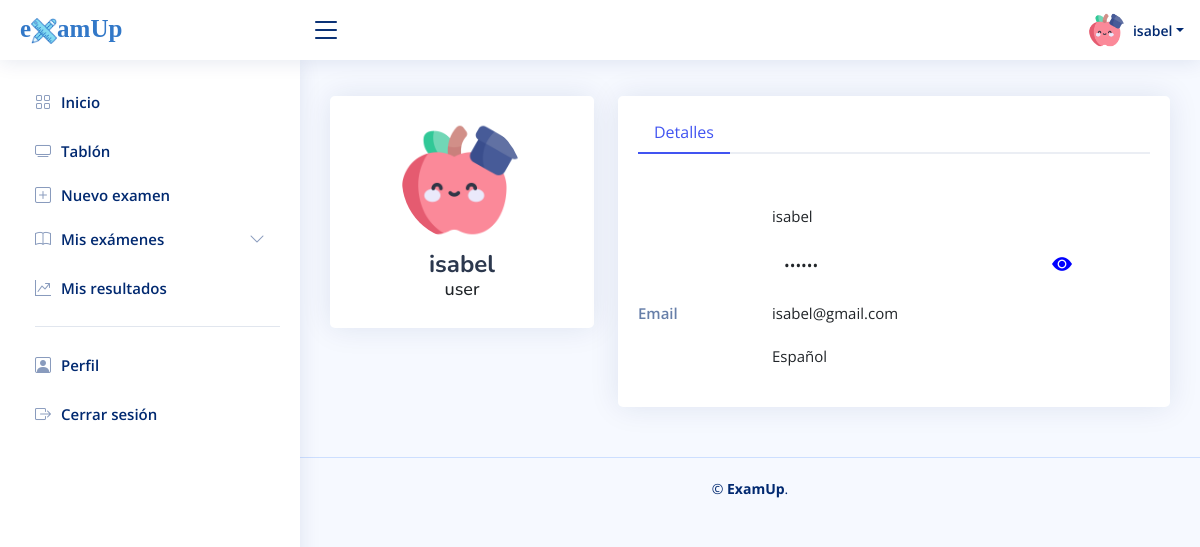
The app's page /app/main.php?profile (signed in), older data.
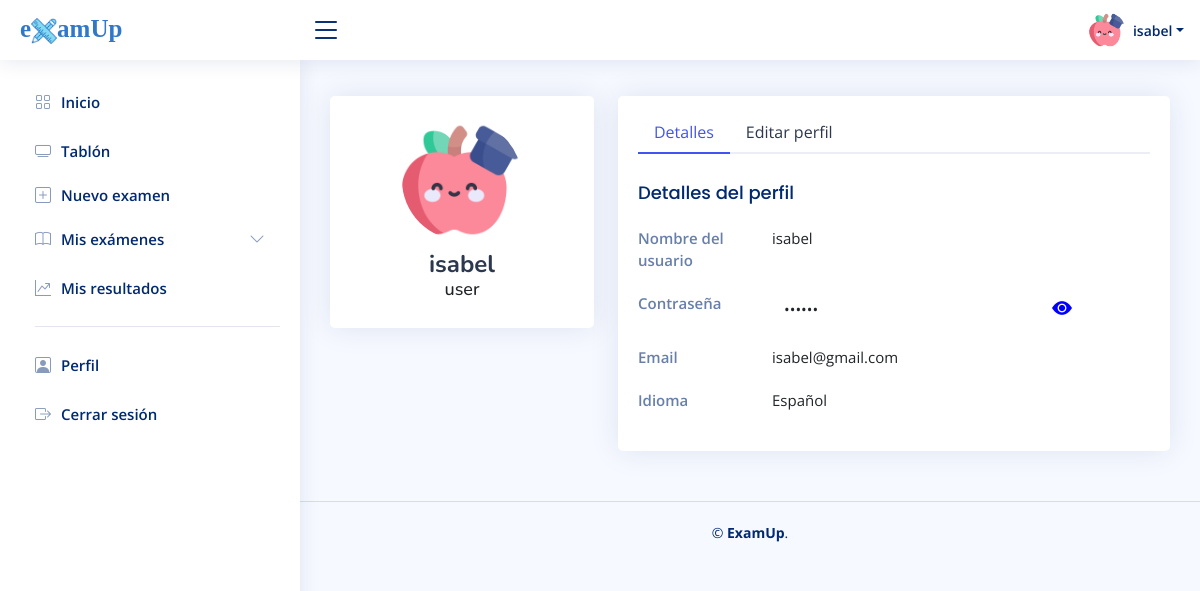
The same page, newer data.
### tables this page shows
CREATE TABLE `translations` (
  `id_translation` int(255) NOT NULL,
  `component_name` varchar(255) NOT NULL,
  `es_ES` text NOT NULL,
  `en_EN` text NOT NULL
);

CREATE TABLE `rols` (
  `id_rol` int(255) NOT NULL,
  `rol_name` varchar(255) NOT NULL,
  `rol_key` int(255) NOT NULL
);

CREATE TABLE `users` (
  `id_user` int(255) NOT NULL,
  `gid_user` varchar(255) NOT NULL,
  `user_name` varchar(255) NOT NULL,
  `email` varchar(255) NOT NULL,
  `password` varchar(255) NOT NULL,
  `rol_key` int(255) NOT NULL,
  `lang_key` int(255) NOT NULL
);

CREATE TABLE `languages` (
  `id_language` int(255) NOT NULL,
  `code_name` varchar(255) NOT NULL,
  `description` varchar(255) NOT NULL,
  `lang_key` int(255) NOT NULL,
  `img` text NOT NULL
);

### app/main.php (the view, shortened to what this page needs)
<?php
    include "../conection/config.php";
    $consultaTrans = "SELECT * FROM translations";
    $resultadoTrans = $conection->query($consultaTrans);
?>
<!DOCTYPE html>
<html lang="en">
<head>
  <link href="assets/vendor/bootstrap/css/bootstrap.min.css" rel="stylesheet">
  <link href="assets/vendor/bootstrap-icons/bootstrap-icons.css" rel="stylesheet">
  <link href="assets/vendor/boxicons/css/boxicons.min.css" rel="stylesheet">
  <link href="assets/vendor/quill/quill.snow.css" rel="stylesheet">
  <link href="assets/vendor/quill/quill.bubble.css" rel="stylesheet">
  <link href="assets/vendor/remixicon/remixicon.css" rel="stylesheet">
  <link href="assets/vendor/simple-datatables/style.css" rel="stylesheet">
  <link href="assets/css/style.css" rel="stylesheet">
    <link rel="stylesheet" href="//code.jquery.com/ui/1.12.1/themes/base/jquery-ui.css">
</head>
<body>
  <header id="header" class="header fixed-top d-flex align-items-center">
    <div class="d-flex align-items-center justify-content-between">
      <a href="main.php" class="logo d-flex align-items-center">
        <span style="font-family:matisan; font-size:25px; color:#3278c8">e<img src="assets/img/logotipo2.png" style="width:20; height:20;margin:0px">amUp</span>
      </a>
      <i class="bi bi-list toggle-sidebar-btn"></i>
    </div>
    <nav class="header-nav ms-auto">
      <ul class="d-flex align-items-center">
        <li class="nav-item dropdown pe-3">
          <a class="nav-link nav-profile d-flex align-items-center pe-0" href="#" data-bs-toggle="dropdown">
            <img src="assets/img/profile2.png" alt="Profile" class="rounded-circle">
            <span class="d-none d-md-block dropdown-toggle ps-2"><?php echo ($_SESSION['username']) ?></span>
          </a>
        </li>
      </ul>
    </nav>
  </header>
  <aside id="sidebar" class="sidebar">
    <ul class="sidebar-nav" id="sidebar-nav">
      <li class="nav-item">
        <a class="nav-link collapsed" href="main.php">
          <i class="bi bi-grid"></i>
          <span id="sidebarHome">
              <?php foreach ($resultadoTrans as $traduccion) {
                    if ($traduccion['component_name'] === 'sidebarHome') {$contenido = $traduccion[$_SESSION['language']]; echo $contenido; break;}
                } ?>
            </span>
        </a>
      </li>
      <li class="nav-item">
        <a class="nav-link collapsed" href="main.php?exams=public">
          <i class="bi bi-tv"></i><span id="sidebarBoard"><?php foreach ($resultadoTrans as $traduccion) {
                    if ($traduccion['component_name'] === 'sidebarBoard') {$contenido = $traduccion[$_SESSION['language']]; echo $contenido; break;}
                    } ?></span>
        </a>
        <a class="nav-link collapsed" id="sidebarNew" href="main.php?exams=create">
          <i class="bi bi-plus-square"></i>
            <span>
                <?php foreach ($resultadoTrans as $traduccion) {
                    if ($traduccion['component_name'] === 'sidebarNew') {$contenido = $traduccion[$_SESSION['language']]; echo $contenido; break;}
                    } ?>
            </span>
        </a>
        <a class="nav-link collapsed" id="sidebarMyexams" data-bs-target="#components-nav" data-bs-toggle="collapse" href="#">
          <i class="bi bi-book"></i><span>
            <?php foreach ($resultadoTrans as $traduccion) {
                    if ($traduccion['component_name'] === 'sidebarMyexams') {$contenido = $traduccion[$_SESSION['language']]; echo $contenido; break;}
                    } ?>
            </span>
            <i class="bi bi-chevron-down ms-auto"></i>
        </a>
      </li>
      <li class="nav-item">
         <a class="nav-link collapsed" href="main.php?charts=table">
          <i class="bi bi-graph-up-arrow"></i>
             <span id="sidebarMyresults">
                 <?php foreach ($resultadoTrans as $traduccion) {
                    if ($traduccion['component_name'] === 'sidebarMyresults') {$contenido = $traduccion[$_SESSION['language']]; echo $contenido; break;}
                    } ?>
             </span>
        </a>
      </li>
      <li class="nav-heading"><hr></li>
      <li class="nav-item">
        <a class="nav-link collapsed" href="main.php?profile">
          <i class="bi bi-person-square"></i>
          <span id="sidebarProfile">
              <?php foreach ($resultadoTrans as $traduccion) {
                    if ($traduccion['component_name'] === 'sidebarProfile') {$contenido = $traduccion[$_SESSION['language']]; echo $contenido; break;}
                    } ?>
            </span>
        </a>
      </li>
      <li class="nav-item">
        <a class="nav-link collapsed" href="logout/logout.php">
          <i class="bi bi-box-arrow-right"></i>
          <span id="sidebarLogout">
              <?php foreach ($resultadoTrans as $traduccion) {
                    if ($traduccion['component_name'] === 'sidebarLogout') {$contenido = $traduccion[$_SESSION['language']]; echo $contenido; break;}
                    } ?>
            </span>
        </a>
      </li>
    </ul>
  </aside>
  <main id="main" class="main">
    <section class="section dashboard">
      <div class="row">
        <?php
            if (isset($_GET['profile'])) {
                include 'profile.php';
            }
        ?>
      </div>
    </section>
  </main>
<?php
    if(!empty($_GET)) {
      echo '<footer id="footer" class="footer">
        <div class="copyright">
          &copy; <strong><span>ExamUp</span></strong>.
        </div>
      </footer> ';
    }
?>
</body>
</html>

### app/profile.php (shortened to what this page needs)
<!DOCTYPE html>
<html lang="en">
<head>
</head>
    <body>
        <main>
            <section class="section profile">
              <div class="row">
                <div class="col-xl-4">
                  <div class="card">
                    <div class="card-body profile-card pt-4 d-flex flex-column align-items-center">
                      <img src="assets/img/profile2.png" alt="Profile" class="rounded-circle">
                      <h2><?php  echo ($_SESSION['username']) ?></h2>
                      <h3>
                          <?php
                            $consulta = 'SELECT rol_name FROM rols WHERE rol_key="'.$_SESSION['rolkey'].'" ';
                            $resultado = $conection->query($consulta);
                            $fila=$resultado->fetch_assoc();
                            $roluser = $fila['rol_name'];
                            echo $roluser
                          ?>
                    </h3>
                    </div>
                  </div>
                </div>
                <div class="col-xl-8">
                  <div class="card">
                    <div class="card-body pt-3">
                      <ul class="nav nav-tabs nav-tabs-bordered">
                        <li class="nav-item">
                          <button class="nav-link active" id="profileDetails" data-bs-toggle="tab" data-bs-target="#profile-overview">
                              <?php foreach ($resultadoTrans as $traduccion) {
                                if ($traduccion['component_name'] === 'profileDetails') {$contenido = $traduccion[$_SESSION['language']]; echo $contenido; break;}
                                }
                              ?>
                            </button>
                        </li>
                        <li class="nav-item">
                          <button id="profileEdit" class="nav-link" data-bs-toggle="tab" data-bs-target="#profile-edit"><?php foreach ($resultadoTrans as $traduccion) {
                                if ($traduccion['component_name'] === 'profileEdit') {$contenido = $traduccion[$_SESSION['language']]; echo $contenido; break;}
                                }
                              ?></button>
                        </li>
                      </ul>
                      <div class="tab-content pt-2">
                        <div class="tab-pane fade show active profile-overview" id="profile-overview">
                          <h5 id="profileTitleDetails" class="card-title"><?php foreach ($resultadoTrans as $traduccion) {
                                if ($traduccion['component_name'] === 'profileTitleDetails') {$contenido = $traduccion[$_SESSION['language']]; echo $contenido; break;}
                                }
                              ?>
                            </h5>
                          <div class="row">
                            <div id="profileNameDetails" class="col-lg-3 col-md-4 label "><?php foreach ($resultadoTrans as $traduccion) {
                                if ($traduccion['component_name'] === 'profileNameDetails') {$contenido = $traduccion[$_SESSION['language']]; echo $contenido; break;}
                                }
                              ?></div>
                            <div class="col-lg-9 col-md-8"><?php  echo ($_SESSION['username']) ?></div>
                          </div>
                           <div class="row">
                                <div id="profilePasswordDetails" class="col-lg-3 col-md-4 label"><?php foreach ($resultadoTrans as $traduccion) {
                                if ($traduccion['component_name'] === 'profilePasswordDetails') {$contenido = $traduccion[$_SESSION['language']]; echo $contenido; break;}
                                }
                              ?></div>
                                <div class="col-lg-6 col-md-6">
                                    <input id="password-input" class="form-control" type="password" style="background:white; border:none; font-size:0.95rem;" value=
                                    <?php
                                    $consulta = 'SELECT password FROM users WHERE user_name="'.$_SESSION['username'].'" ';
                                    $resultado = $conection->query($consulta);
                                    $fila=$resultado->fetch_assoc();
                                    $password = $fila['password'];
                                    echo $password
                                    ?>
                                    disabled>
                                </div>
                                <div class="col-lg-3 col-md-2">
                                    <button id="toggle-password" class="btn btn-secondary" style="color:blue; border:none; background:white; font-size: 20px; line-height: 0;">
                                        <i class="bi bi-eye-fill"></i>
                                    </button>
                                </div>
                            </div>
                          <div class="row">
                            <div class="col-lg-3 col-md-4 label">Email</div>
                            <div class="col-lg-9 col-md-8">
                                <?php
                                    $consulta = 'SELECT email FROM users WHERE user_name="'.$_SESSION['username'].'" ';
                                    $resultado = $conection->query($consulta);
                                    $fila=$resultado->fetch_assoc();
                                    $email = $fila['email'];
                                    echo $email
                                  ?>
                            </div>
                          </div>
                          <div class="row">
                            <div id="profileLanguageDetails" class="col-lg-3 col-md-4 label"><?php foreach ($resultadoTrans as $traduccion) {
                                if ($traduccion['component_name'] === 'profileLanguageDetails') {$contenido = $traduccion[$_SESSION['language']]; echo $contenido; break;}
                                }
                              ?></div>
                            <div class="col-lg-9 col-md-8">
                              <?php
                                    $consulta = 'SELECT description FROM languages WHERE lang_key="'.$_SESSION['langkey'].'" ';
                                    $resultado = $conection->query($consulta);
                                    $fila=$resultado->fetch_assoc();
                                    $idioma = $fila['description'];
                                    echo $idioma
                                  ?>
                            </div>
                          </div>
                        </div>
                      </div>
                    </div>
                  </div>
                </div>
              </div>
            </section>
        </main>
    </body>
</html>

### app/assets/css/style.css (style rules this page uses)
:root { scroll-behavior: smooth; }
body { font-family: "Open Sans", sans-serif; background: #f6f9ff; color: #444444; }
a { color: #4154f1; text-decoration: none; }
h1, h2, h3, h4, h5, h6 { font-family: "Nunito", sans-serif; }
#main { margin-top: 60px; padding: 20px 30px; transition: all 0.3s; }
.card { margin-bottom: 30px; border: none; border-radius: 5px; box-shadow: 0px 0 30px rgba(1, 41, 112, 0.1); }
.card-title { padding: 20px 0 15px 0; font-size: 18px; font-weight: 500; color: #012970; font-family: "Poppins", sans-serif; }
.card-body { padding: 0 20px 20px 20px; }
.nav-tabs-bordered { border-bottom: 2px solid #ebeef4; }
.nav-tabs-bordered .nav-link { margin-bottom: -2px; border: none; color: #2c384e; }
.nav-tabs-bordered .nav-link.active { background-color: #fff; color: #4154f1; border-bottom: 2px solid #4154f1; }
.logo { line-height: 1; }
@media (min-width: 1200px) { .logo { width: 280px; } }
.logo img { max-height: 26px; margin-right: 6px; }
.logo span { font-size: 26px; font-weight: 700; color: #012970; font-family: "Nunito", sans-serif; }
.header { transition: all 0.5s; z-index: 997; height: 60px; box-shadow: 0px 2px 20px rgba(1, 41, 112, 0.1); background-color: #fff; padding-left: 20px; }
.header .toggle-sidebar-btn { font-size: 32px; padding-left: 10px; cursor: pointer; color: #012970; }
.header-nav ul { list-style: none; }
.header-nav>ul { margin: 0; padding: 0; }
.header-nav .nav-profile { color: #012970; }
.header-nav .nav-profile img { max-height: 36px; }
.header-nav .nav-profile span { font-size: 14px; font-weight: 600; }
.sidebar { position: fixed; top: 60px; left: 0; bottom: 0; width: 300px; z-index: 996; transition: all 0.3s; padding: 20px; overflow-y: auto; scrollbar-width: thin; scrollbar-color: #aab7cf transparent; box-shadow: 0px 0px 20px rgba(1, 41, 112, 0.1); background-color: #fff; }
@media (min-width: 1200px) { #main, #footer { margin-left: 300px; } }
.sidebar-nav { padding: 0; margin: 0; list-style: none; }
.sidebar-nav li { padding: 0; margin: 0; list-style: none; }
.sidebar-nav .nav-item { margin-bottom: 5px; }
.sidebar-nav .nav-heading { font-size: 11px; text-transform: uppercase; color: #899bbd; font-weight: 600; margin: 10px 0 5px 15px; }
.sidebar-nav .nav-link { display: flex; align-items: center; font-size: 15px; font-weight: 600; color: #4154f1; transition: 0.3; background: #f6f9ff; padding: 10px 15px; border-radius: 4px; }
.sidebar-nav .nav-link i { font-size: 16px; margin-right: 10px; color: #4154f1; }
.sidebar-nav .nav-link.collapsed { color: #012970; background: #fff; }
.sidebar-nav .nav-link.collapsed i { color: #899bbd; }
.sidebar-nav .nav-link .bi-chevron-down { margin-right: 0; transition: transform 0.2s ease-in-out; }
.profile .profile-card img { max-width: 120px; }
.profile .profile-card h2 { font-size: 24px; font-weight: 700; color: #2c384e; margin: 10px 0 0 0; }
.profile .profile-card h3 { font-size: 18px; }
.profile .profile-overview .row { margin-bottom: 20px; font-size: 15px; }
.profile .profile-overview .card-title { color: #012970; }
.profile .profile-overview .label { font-weight: 600; color: rgba(1, 41, 112, 0.6); }
.footer { padding: 20px 0; font-size: 14px; transition: all 0.3s; border-top: 1px solid #cddfff; }
.footer .copyright { text-align: center; color: #012970; }

Row changes from the older to the newer data that the page shows:
added translations: es_ES "Editar perfil"
added translations: es_ES "Detalles del perfil"
added translations: es_ES "Nombre del usuario"
added translations: es_ES "Contraseña"
added translations: es_ES "Idioma"
